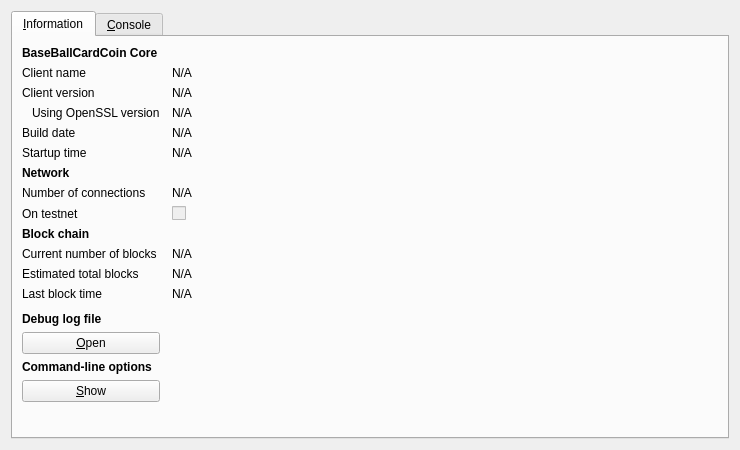
<?xml version="1.0" encoding="UTF-8"?>
<ui version="4.0">
 <class>RPCConsole</class>
 <widget class="QDialog" name="RPCConsole">
  <property name="geometry">
   <rect>
    <x>0</x>
    <y>0</y>
    <width>740</width>
    <height>450</height>
   </rect>
  </property>
  <property name="windowTitle">
   <string>BaseBallCardCoin - Debug window</string>
  </property>
  <layout class="QVBoxLayout" name="verticalLayout_2">
   <item>
    <widget class="QTabWidget" name="tabWidget">
     <property name="currentIndex">
      <number>0</number>
     </property>
     <widget class="QWidget" name="tab_info">
      <attribute name="title">
       <string>&amp;Information</string>
      </attribute>
      <layout class="QGridLayout" name="gridLayout" columnstretch="0,1">
       <property name="horizontalSpacing">
        <number>12</number>
       </property>
       <item row="0" column="0">
        <widget class="QLabel" name="label_9">
         <property name="font">
          <font>
           <weight>75</weight>
           <bold>true</bold>
          </font>
         </property>
         <property name="text">
          <string>BaseBallCardCoin Core</string>
         </property>
        </widget>
       </item>
       <item row="1" column="0">
        <widget class="QLabel" name="label_5">
         <property name="text">
          <string>Client name</string>
         </property>
        </widget>
       </item>
       <item row="1" column="1">
        <widget class="QLabel" name="clientName">
         <property name="cursor">
          <cursorShape>IBeamCursor</cursorShape>
         </property>
         <property name="text">
          <string>N/A</string>
         </property>
         <property name="textFormat">
          <enum>Qt::PlainText</enum>
         </property>
         <property name="textInteractionFlags">
          <set>Qt::LinksAccessibleByMouse|Qt::TextSelectableByKeyboard|Qt::TextSelectableByMouse</set>
         </property>
        </widget>
       </item>
       <item row="2" column="0">
        <widget class="QLabel" name="label_6">
         <property name="text">
          <string>Client version</string>
         </property>
        </widget>
       </item>
       <item row="2" column="1">
        <widget class="QLabel" name="clientVersion">
         <property name="cursor">
          <cursorShape>IBeamCursor</cursorShape>
         </property>
         <property name="text">
          <string>N/A</string>
         </property>
         <property name="textFormat">
          <enum>Qt::PlainText</enum>
         </property>
         <property name="textInteractionFlags">
          <set>Qt::LinksAccessibleByMouse|Qt::TextSelectableByKeyboard|Qt::TextSelectableByMouse</set>
         </property>
        </widget>
       </item>
       <item row="3" column="0">
        <widget class="QLabel" name="label_14">
         <property name="text">
          <string>Using OpenSSL version</string>
         </property>
         <property name="indent">
          <number>10</number>
         </property>
        </widget>
       </item>
       <item row="3" column="1">
        <widget class="QLabel" name="openSSLVersion">
         <property name="cursor">
          <cursorShape>IBeamCursor</cursorShape>
         </property>
         <property name="text">
          <string>N/A</string>
         </property>
         <property name="textFormat">
          <enum>Qt::PlainText</enum>
         </property>
         <property name="textInteractionFlags">
          <set>Qt::LinksAccessibleByMouse|Qt::TextSelectableByKeyboard|Qt::TextSelectableByMouse</set>
         </property>
        </widget>
       </item>
       <item row="4" column="0">
        <widget class="QLabel" name="label_12">
         <property name="text">
          <string>Build date</string>
         </property>
        </widget>
       </item>
       <item row="4" column="1">
        <widget class="QLabel" name="buildDate">
         <property name="cursor">
          <cursorShape>IBeamCursor</cursorShape>
         </property>
         <property name="text">
          <string>N/A</string>
         </property>
         <property name="textFormat">
          <enum>Qt::PlainText</enum>
         </property>
         <property name="textInteractionFlags">
          <set>Qt::LinksAccessibleByMouse|Qt::TextSelectableByKeyboard|Qt::TextSelectableByMouse</set>
         </property>
        </widget>
       </item>
       <item row="5" column="0">
        <widget class="QLabel" name="label_13">
         <property name="text">
          <string>Startup time</string>
         </property>
        </widget>
       </item>
       <item row="5" column="1">
        <widget class="QLabel" name="startupTime">
         <property name="cursor">
          <cursorShape>IBeamCursor</cursorShape>
         </property>
         <property name="text">
          <string>N/A</string>
         </property>
         <property name="textFormat">
          <enum>Qt::PlainText</enum>
         </property>
         <property name="textInteractionFlags">
          <set>Qt::LinksAccessibleByMouse|Qt::TextSelectableByKeyboard|Qt::TextSelectableByMouse</set>
         </property>
        </widget>
       </item>
       <item row="6" column="0">
        <widget class="QLabel" name="label_11">
         <property name="font">
          <font>
           <weight>75</weight>
           <bold>true</bold>
          </font>
         </property>
         <property name="text">
          <string>Network</string>
         </property>
        </widget>
       </item>
       <item row="7" column="0">
        <widget class="QLabel" name="label_7">
         <property name="text">
          <string>Number of connections</string>
         </property>
        </widget>
       </item>
       <item row="7" column="1">
        <widget class="QLabel" name="numberOfConnections">
         <property name="cursor">
          <cursorShape>IBeamCursor</cursorShape>
         </property>
         <property name="text">
          <string>N/A</string>
         </property>
         <property name="textFormat">
          <enum>Qt::PlainText</enum>
         </property>
         <property name="textInteractionFlags">
          <set>Qt::LinksAccessibleByMouse|Qt::TextSelectableByKeyboard|Qt::TextSelectableByMouse</set>
         </property>
        </widget>
       </item>
       <item row="8" column="0">
        <widget class="QLabel" name="label_8">
         <property name="text">
          <string>On testnet</string>
         </property>
        </widget>
       </item>
       <item row="8" column="1">
        <widget class="QCheckBox" name="isTestNet">
         <property name="enabled">
          <bool>false</bool>
         </property>
         <property name="text">
          <string/>
         </property>
        </widget>
       </item>
       <item row="9" column="0">
        <widget class="QLabel" name="label_10">
         <property name="font">
          <font>
           <weight>75</weight>
           <bold>true</bold>
          </font>
         </property>
         <property name="text">
          <string>Block chain</string>
         </property>
        </widget>
       </item>
       <item row="10" column="0">
        <widget class="QLabel" name="label_3">
         <property name="text">
          <string>Current number of blocks</string>
         </property>
        </widget>
       </item>
       <item row="10" column="1">
        <widget class="QLabel" name="numberOfBlocks">
         <property name="cursor">
          <cursorShape>IBeamCursor</cursorShape>
         </property>
         <property name="text">
          <string>N/A</string>
         </property>
         <property name="textFormat">
          <enum>Qt::PlainText</enum>
         </property>
         <property name="textInteractionFlags">
          <set>Qt::LinksAccessibleByMouse|Qt::TextSelectableByKeyboard|Qt::TextSelectableByMouse</set>
         </property>
        </widget>
       </item>
       <item row="11" column="0">
        <widget class="QLabel" name="label_4">
         <property name="text">
          <string>Estimated total blocks</string>
         </property>
        </widget>
       </item>
       <item row="11" column="1">
        <widget class="QLabel" name="totalBlocks">
         <property name="cursor">
          <cursorShape>IBeamCursor</cursorShape>
         </property>
         <property name="text">
          <string>N/A</string>
         </property>
         <property name="textFormat">
          <enum>Qt::PlainText</enum>
         </property>
         <property name="textInteractionFlags">
          <set>Qt::LinksAccessibleByMouse|Qt::TextSelectableByKeyboard|Qt::TextSelectableByMouse</set>
         </property>
        </widget>
       </item>
       <item row="12" column="0">
        <widget class="QLabel" name="label_2">
         <property name="text">
          <string>Last block time</string>
         </property>
        </widget>
       </item>
       <item row="12" column="1">
        <widget class="QLabel" name="lastBlockTime">
         <property name="cursor">
          <cursorShape>IBeamCursor</cursorShape>
         </property>
         <property name="text">
          <string>N/A</string>
         </property>
         <property name="textFormat">
          <enum>Qt::PlainText</enum>
         </property>
         <property name="textInteractionFlags">
          <set>Qt::LinksAccessibleByMouse|Qt::TextSelectableByKeyboard|Qt::TextSelectableByMouse</set>
         </property>
        </widget>
       </item>
       <item row="13" column="0">
        <spacer name="verticalSpacer_2">
         <property name="orientation">
          <enum>Qt::Vertical</enum>
         </property>
         <property name="sizeHint" stdset="0">
          <size>
           <width>20</width>
           <height>20</height>
          </size>
         </property>
        </spacer>
       </item>
       <item row="14" column="0">
        <widget class="QLabel" name="labelDebugLogfile">
         <property name="font">
          <font>
           <weight>75</weight>
           <bold>true</bold>
          </font>
         </property>
         <property name="text">
          <string>Debug log file</string>
         </property>
        </widget>
       </item>
       <item row="15" column="0">
        <widget class="QPushButton" name="openDebugLogfileButton">
         <property name="toolTip">
          <string>Open the BaseBallCardCoin debug log file from the current data directory. This can take a few seconds for large log files.</string>
         </property>
         <property name="text">
          <string>&amp;Open</string>
         </property>
         <property name="autoDefault">
          <bool>false</bool>
         </property>
        </widget>
       </item>
       <item row="16" column="0">
        <widget class="QLabel" name="labelCLOptions">
         <property name="font">
          <font>
           <weight>75</weight>
           <bold>true</bold>
          </font>
         </property>
         <property name="text">
          <string>Command-line options</string>
         </property>
        </widget>
       </item>
       <item row="17" column="0">
        <widget class="QPushButton" name="showCLOptionsButton">
         <property name="toolTip">
          <string>Show the BaseBallCardCoin-Qt help message to get a list with possible BaseBallCardCoin command-line options.</string>
         </property>
         <property name="text">
          <string>&amp;Show</string>
         </property>
         <property name="autoDefault">
          <bool>false</bool>
         </property>
        </widget>
       </item>
       <item row="18" column="0">
        <spacer name="verticalSpacer">
         <property name="orientation">
          <enum>Qt::Vertical</enum>
         </property>
         <property name="sizeHint" stdset="0">
          <size>
           <width>20</width>
           <height>40</height>
          </size>
         </property>
        </spacer>
       </item>
      </layout>
     </widget>
     <widget class="QWidget" name="tab_console">
      <attribute name="title">
       <string>&amp;Console</string>
      </attribute>
      <layout class="QVBoxLayout" name="verticalLayout_3">
       <property name="spacing">
        <number>3</number>
       </property>
       <item>
        <widget class="QTextEdit" name="messagesWidget">
         <property name="minimumSize">
          <size>
           <width>0</width>
           <height>100</height>
          </size>
         </property>
         <property name="readOnly">
          <bool>true</bool>
         </property>
         <property name="tabKeyNavigation" stdset="0">
          <bool>false</bool>
         </property>
         <property name="columnCount" stdset="0">
          <number>2</number>
         </property>
        </widget>
       </item>
       <item>
        <layout class="QHBoxLayout" name="horizontalLayout">
         <property name="spacing">
          <number>3</number>
         </property>
         <item>
          <widget class="QLabel" name="label">
           <property name="text">
            <string notr="true">&gt;</string>
           </property>
          </widget>
         </item>
         <item>
          <widget class="QLineEdit" name="lineEdit"/>
         </item>
         <item>
          <widget class="QPushButton" name="clearButton">
           <property name="maximumSize">
            <size>
             <width>24</width>
             <height>24</height>
            </size>
           </property>
           <property name="toolTip">
            <string>Clear console</string>
           </property>
           <property name="text">
            <string/>
           </property>
           <property name="icon">
            <iconset resource="../bitcoin.qrc">
             <normaloff>:/icons/remove</normaloff>:/icons/remove</iconset>
           </property>
           <property name="shortcut">
            <string notr="true">Ctrl+L</string>
           </property>
           <property name="autoDefault">
            <bool>false</bool>
           </property>
          </widget>
         </item>
        </layout>
       </item>
      </layout>
     </widget>
    </widget>
   </item>
  </layout>
 </widget>
 <resources>
  <include location="../bitcoin.qrc"/>
 </resources>
 <connections/>
</ui>
